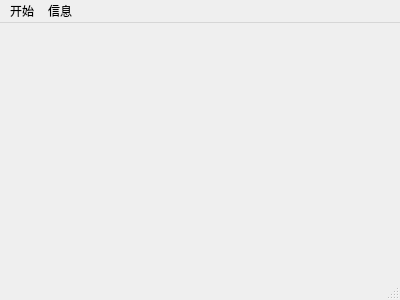
<?xml version="1.0" encoding="UTF-8"?>
<ui version="4.0">
 <class>MainWindow</class>
 <widget class="QMainWindow" name="MainWindow">
  <property name="geometry">
   <rect>
    <x>0</x>
    <y>0</y>
    <width>400</width>
    <height>300</height>
   </rect>
  </property>
  <property name="windowTitle">
   <string>MainWindow</string>
  </property>
  <widget class="QWidget" name="centralWidget"/>
  <widget class="QMenuBar" name="menuBar">
   <property name="geometry">
    <rect>
     <x>0</x>
     <y>0</y>
     <width>400</width>
     <height>26</height>
    </rect>
   </property>
   <widget class="QMenu" name="menu">
    <property name="title">
     <string>开始</string>
    </property>
    <addaction name="actionstop"/>
    <addaction name="separator"/>
    <addaction name="actionss_2"/>
   </widget>
   <widget class="QMenu" name="menuxin">
    <property name="title">
     <string>信息</string>
    </property>
    <addaction name="actionxxsadsadada"/>
    <addaction name="actionkk"/>
   </widget>
   <addaction name="menu"/>
   <addaction name="menuxin"/>
  </widget>
  <widget class="QStatusBar" name="statusBar"/>
  <action name="actionstop">
   <property name="text">
    <string>暂停</string>
   </property>
   <property name="iconText">
    <string>暂停</string>
   </property>
  </action>
  <action name="actionss_2">
   <property name="text">
    <string>退出</string>
   </property>
   <property name="iconText">
    <string>退出</string>
   </property>
  </action>
  <action name="actionxxsadsadada">
   <property name="text">
    <string>规则</string>
   </property>
  </action>
  <action name="actionkk">
   <property name="text">
    <string>信息</string>
   </property>
  </action>
 </widget>
 <layoutdefault spacing="6" margin="11"/>
 <resources/>
 <connections/>
</ui>
